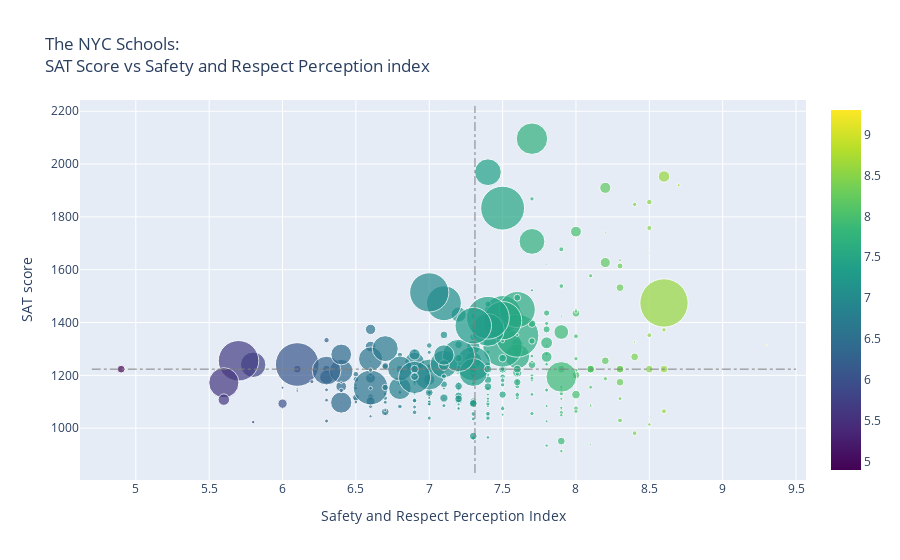

The code cell stored with this chart in its notebook:
### Markdown cell above
There are high correlations between __N_s__ *(number of student respondents)*, __N_t__ *(number of teacher respondents)*, __N_p__ *(Number of parent respondents)* and __sat_score__. Since these columns are also correlated with __total_enrollment__, it is logical that they would be high.

It is more interesting that __rr_s__, *the student response rate*, or the percentage of students that completed the survey, correlates with __sat_score__. Perhaps, students who filled out surveys tend to be more diligent and responsible, so these qualities help them do well academically.

Safety perception among students and teachers (__saf_t_11__ and __saf_s_11__) also correlates with __sat_score__. This makes sense, as an unsafe learning environment creates hindrances both for teaching and learning.

The last interesting correlation is between __aca_s_11__, which indicates how students perceive academic standards, __sat_score__ columns, but this is not true for __aca_t_11__ *(how teachers perceive academic standards)*, or __aca_p_11__ *(how parents perceive academic standards)*.

### Exploring the impact of Safety Perception on the SAT

The graph below vividly illustrates that __students from the NYC schools with low safety perception index are less likely to succeed on the SAT__. Moreover, the average SAT score at schools with the safety perception index equal to or lower than 6.5 does not go beyond 1333 (out of 2400). Meanwhile, the average SAT score at schools with relatively higher safety perception index can make up to 2096.

Interestingly, __school size__ (total number of students) __does not affect performance on the SAT__. Therefore, students from both big and small schools have an equal chance either to pass or fail the test.

### Code cell
# build scatter plot to map average SAT score and Safety Perception index in each school
fig = go.Figure(data=go.Scatter(x=combined['saf_tot_11'], y=combined['sat_score'], 
                   marker=dict(
                       size=combined['Total Cohort']/25,
                       color=combined['saf_tot_11'], #set color equal to a variable
                       colorscale='Viridis',
                       showscale=True), 
                   mode='markers', text=combined['SCHOOL NAME']))

fig.add_shape(
        # add horizontal line
        dict(
            type="line",
            x0=4.7,
            y0=combined['sat_score'].mean(),
            x1=9.5,
            y1=combined['sat_score'].mean(),
            line=dict(
                color="grey",
                width=1,
                dash="dashdot"
            )
))

fig.add_shape(
        # add vertical line
        dict(
            type="line",
            x0=combined['saf_tot_11'].mean(),
            y0=830,
            x1=combined['saf_tot_11'].mean(),
            y1=2220,
            line=dict(
                color="grey",
                width=1,
                dash="dashdot"
            )
))

fig.update_layout(
    title="The NYC Schools: <br>SAT Score vs Safety and Respect Perception index",
    xaxis_title="Safety and Respect Perception Index",
    yaxis_title="SAT score"
)
fig.show()
fig.write_image("images/safety_sat.png")

### Figure 1 — Plotly figure (JSON) as saved in the notebook; plotly's stock layout.template omitted (floating-point values rounded to 4 significant figures; data arrays with more than 128 entries replaced by an {"elided": "..."} marker saying what was removed)
{"data": [{"marker": {"color": {"elided": "363 float values"}, "colorscale": [[0, "#440154"], [0.1111, "#482878"], [0.2222, "#3e4989"], [0.3333, "#31688e"], [0.4444, "#26828e"], [0.5556, "#1f9e89"], [0.6667, "#35b779"], [0.7778, "#6ece58"], [0.8889, "#b5de2b"], [1, "#fde725"]], "showscale": true, "size": {"elided": "363 float values"}}, "mode": "markers", "text": {"elided": "363 str values"}, "type": "scatter", "x": {"elided": "363 float values"}, "y": {"elided": "363 float values"}}], "layout": {"shapes": [{"line": {"color": "grey", "dash": "dashdot", "width": 1}, "type": "line", "x0": 4.7, "x1": 9.5, "y0": 1223.0, "y1": 1223.0}, {"line": {"color": "grey", "dash": "dashdot", "width": 1}, "type": "line", "x0": 7.312, "x1": 7.312, "y0": 830, "y1": 2220}], "title": {"text": "The NYC Schools: <br>SAT Score vs Safety and Respect Perception index"}, "xaxis": {"title": {"text": "Safety and Respect Perception Index"}}, "yaxis": {"title": {"text": "SAT score"}}}}
